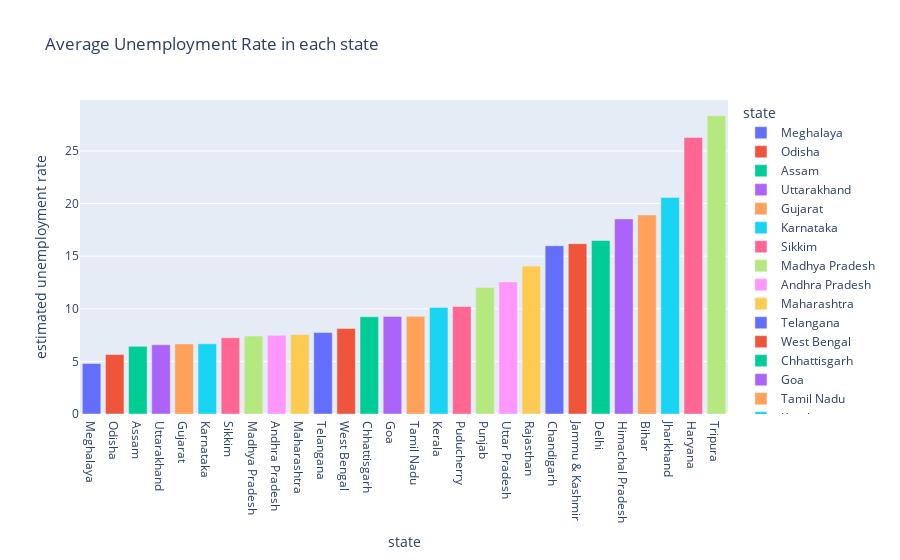

Write notebook code for a chart like this one.
### Code cell
#Bar chart displaying the average unemployment rate in each state, color-coded by state.
plot_ump = df[['estimated unemployment rate', 'state']]
data_unemp = plot_ump.groupby('state').mean().reset_index()
data_unemp = data_unemp.sort_values('estimated unemployment rate')
fig = px.bar(data_unemp, x='state', y='estimated unemployment rate', color='state',
             title='Average Unemployment Rate in each state', template='plotly')
fig.show()

### Figure 1 — Plotly figure (JSON) as saved in the notebook; plotly's stock layout.template omitted (floating-point values rounded to 4 significant figures)
{"data": [{"alignmentgroup": "True", "hovertemplate": "state=%{x}<br>estimated unemployment rate=%{y}<extra></extra>", "legendgroup": "Meghalaya", "marker": {"color": "#636efa", "pattern": {"shape": ""}}, "name": "Meghalaya", "offsetgroup": "Meghalaya", "orientation": "v", "showlegend": true, "textposition": "auto", "type": "bar", "x": ["Meghalaya"], "xaxis": "x", "y": [4.799], "yaxis": "y"}, {"alignmentgroup": "True", "hovertemplate": "state=%{x}<br>estimated unemployment rate=%{y}<extra></extra>", "legendgroup": "Odisha", "marker": {"color": "#EF553B", "pattern": {"shape": ""}}, "name": "Odisha", "offsetgroup": "Odisha", "orientation": "v", "showlegend": true, "textposition": "auto", "type": "bar", "x": ["Odisha"], "xaxis": "x", "y": [5.658], "yaxis": "y"}, {"alignmentgroup": "True", "hovertemplate": "state=%{x}<br>estimated unemployment rate=%{y}<extra></extra>", "legendgroup": "Assam", "marker": {"color": "#00cc96", "pattern": {"shape": ""}}, "name": "Assam", "offsetgroup": "Assam", "orientation": "v", "showlegend": true, "textposition": "auto", "type": "bar", "x": ["Assam"], "xaxis": "x", "y": [6.428], "yaxis": "y"}, {"alignmentgroup": "True", "hovertemplate": "state=%{x}<br>estimated unemployment rate=%{y}<extra></extra>", "legendgroup": "Uttarakhand", "marker": {"color": "#ab63fa", "pattern": {"shape": ""}}, "name": "Uttarakhand", "offsetgroup": "Uttarakhand", "orientation": "v", "showlegend": true, "textposition": "auto", "type": "bar", "x": ["Uttarakhand"], "xaxis": "x", "y": [6.583], "yaxis": "y"}, {"alignmentgroup": "True", "hovertemplate": "state=%{x}<br>estimated unemployment rate=%{y}<extra></extra>", "legendgroup": "Gujarat", "marker": {"color": "#FFA15A", "pattern": {"shape": ""}}, "name": "Gujarat", "offsetgroup": "Gujarat", "orientation": "v", "showlegend": true, "textposition": "auto", "type": "bar", "x": ["Gujarat"], "xaxis": "x", "y": [6.664], "yaxis": "y"}, {"alignmentgroup": "True", "hovertemplate": "state=%{x}<br>estimated unemployment rate=%{y}<extra></extra>", "legendgroup": "Karnataka", "marker": {"color": "#19d3f3", "pattern": {"shape": ""}}, "name": "Karnataka", "offsetgroup": "Karnataka", "orientation": "v", "showlegend": true, "textposition": "auto", "type": "bar", "x": ["Karnataka"], "xaxis": "x", "y": [6.676], "yaxis": "y"}, {"alignmentgroup": "True", "hovertemplate": "state=%{x}<br>estimated unemployment rate=%{y}<extra></extra>", "legendgroup": "Sikkim", "marker": {"color": "#FF6692", "pattern": {"shape": ""}}, "name": "Sikkim", "offsetgroup": "Sikkim", "orientation": "v", "showlegend": true, "textposition": "auto", "type": "bar", "x": ["Sikkim"], "xaxis": "x", "y": [7.249], "yaxis": "y"}, {"alignmentgroup": "True", "hovertemplate": "state=%{x}<br>estimated unemployment rate=%{y}<extra></extra>", "legendgroup": "Madhya Pradesh", "marker": {"color": "#B6E880", "pattern": {"shape": ""}}, "name": "Madhya Pradesh", "offsetgroup": "Madhya Pradesh", "orientation": "v", "showlegend": true, "textposition": "auto", "type": "bar", "x": ["Madhya Pradesh"], "xaxis": "x", "y": [7.406], "yaxis": "y"}, {"alignmentgroup": "True", "hovertemplate": "state=%{x}<br>estimated unemployment rate=%{y}<extra></extra>", "legendgroup": "Andhra Pradesh", "marker": {"color": "#FF97FF", "pattern": {"shape": ""}}, "name": "Andhra Pradesh", "offsetgroup": "Andhra Pradesh", "orientation": "v", "showlegend": true, "textposition": "auto", "type": "bar", "x": ["Andhra Pradesh"], "xaxis": "x", "y": [7.477], "yaxis": "y"}, {"alignmentgroup": "True", "hovertemplate": "state=%{x}<br>estimated unemployment rate=%{y}<extra></extra>", "legendgroup": "Maharashtra", "marker": {"color": "#FECB52", "pattern": {"shape": ""}}, "name": "Maharashtra", "offsetgroup": "Maharashtra", "orientation": "v", "showlegend": true, "textposition": "auto", "type": "bar", "x": ["Maharashtra"], "xaxis": "x", "y": [7.558], "yaxis": "y"}, {"alignmentgroup": "True", "hovertemplate": "state=%{x}<br>estimated unemployment rate=%{y}<extra></extra>", "legendgroup": "Telangana", "marker": {"color": "#636efa", "pattern": {"shape": ""}}, "name": "Telangana", "offsetgroup": "Telangana", "orientation": "v", "showlegend": true, "textposition": "auto", "type": "bar", "x": ["Telangana"], "xaxis": "x", "y": [7.738], "yaxis": "y"}, {"alignmentgroup": "True", "hovertemplate": "state=%{x}<br>estimated unemployment rate=%{y}<extra></extra>", "legendgroup": "West Bengal", "marker": {"color": "#EF553B", "pattern": {"shape": ""}}, "name": "West Bengal", "offsetgroup": "West Bengal", "orientation": "v", "showlegend": true, "textposition": "auto", "type": "bar", "x": ["West Bengal"], "xaxis": "x", "y": [8.125], "yaxis": "y"}, {"alignmentgroup": "True", "hovertemplate": "state=%{x}<br>estimated unemployment rate=%{y}<extra></extra>", "legendgroup": "Chhattisgarh", "marker": {"color": "#00cc96", "pattern": {"shape": ""}}, "name": "Chhattisgarh", "offsetgroup": "Chhattisgarh", "orientation": "v", "showlegend": true, "textposition": "auto", "type": "bar", "x": ["Chhattisgarh"], "xaxis": "x", "y": [9.24], "yaxis": "y"}, {"alignmentgroup": "True", "hovertemplate": "state=%{x}<br>estimated unemployment rate=%{y}<extra></extra>", "legendgroup": "Goa", "marker": {"color": "#ab63fa", "pattern": {"shape": ""}}, "name": "Goa", "offsetgroup": "Goa", "orientation": "v", "showlegend": true, "textposition": "auto", "type": "bar", "x": ["Goa"], "xaxis": "x", "y": [9.274], "yaxis": "y"}, {"alignmentgroup": "True", "hovertemplate": "state=%{x}<br>estimated unemployment rate=%{y}<extra></extra>", "legendgroup": "Tamil Nadu", "marker": {"color": "#FFA15A", "pattern": {"shape": ""}}, "name": "Tamil Nadu", "offsetgroup": "Tamil Nadu", "orientation": "v", "showlegend": true, "textposition": "auto", "type": "bar", "x": ["Tamil Nadu"], "xaxis": "x", "y": [9.284], "yaxis": "y"}, {"alignmentgroup": "True", "hovertemplate": "state=%{x}<br>estimated unemployment rate=%{y}<extra></extra>", "legendgroup": "Kerala", "marker": {"color": "#19d3f3", "pattern": {"shape": ""}}, "name": "Kerala", "offsetgroup": "Kerala", "orientation": "v", "showlegend": true, "textposition": "auto", "type": "bar", "x": ["Kerala"], "xaxis": "x", "y": [10.12], "yaxis": "y"}, {"alignmentgroup": "True", "hovertemplate": "state=%{x}<br>estimated unemployment rate=%{y}<extra></extra>", "legendgroup": "Puducherry", "marker": {"color": "#FF6692", "pattern": {"shape": ""}}, "name": "Puducherry", "offsetgroup": "Puducherry", "orientation": "v", "showlegend": true, "textposition": "auto", "type": "bar", "x": ["Puducherry"], "xaxis": "x", "y": [10.22], "yaxis": "y"}, {"alignmentgroup": "True", "hovertemplate": "state=%{x}<br>estimated unemployment rate=%{y}<extra></extra>", "legendgroup": "Punjab", "marker": {"color": "#B6E880", "pattern": {"shape": ""}}, "name": "Punjab", "offsetgroup": "Punjab", "orientation": "v", "showlegend": true, "textposition": "auto", "type": "bar", "x": ["Punjab"], "xaxis": "x", "y": [12.03], "yaxis": "y"}, {"alignmentgroup": "True", "hovertemplate": "state=%{x}<br>estimated unemployment rate=%{y}<extra></extra>", "legendgroup": "Uttar Pradesh", "marker": {"color": "#FF97FF", "pattern": {"shape": ""}}, "name": "Uttar Pradesh", "offsetgroup": "Uttar Pradesh", "orientation": "v", "showlegend": true, "textposition": "auto", "type": "bar", "x": ["Uttar Pradesh"], "xaxis": "x", "y": [12.55], "yaxis": "y"}, {"alignmentgroup": "True", "hovertemplate": "state=%{x}<br>estimated unemployment rate=%{y}<extra></extra>", "legendgroup": "Rajasthan", "marker": {"color": "#FECB52", "pattern": {"shape": ""}}, "name": "Rajasthan", "offsetgroup": "Rajasthan", "orientation": "v", "showlegend": true, "textposition": "auto", "type": "bar", "x": ["Rajasthan"], "xaxis": "x", "y": [14.06], "yaxis": "y"}, {"alignmentgroup": "True", "hovertemplate": "state=%{x}<br>estimated unemployment rate=%{y}<extra></extra>", "legendgroup": "Chandigarh", "marker": {"color": "#636efa", "pattern": {"shape": ""}}, "name": "Chandigarh", "offsetgroup": "Chandigarh", "orientation": "v", "showlegend": true, "textposition": "auto", "type": "bar", "x": ["Chandigarh"], "xaxis": "x", "y": [15.99], "yaxis": "y"}, {"alignmentgroup": "True", "hovertemplate": "state=%{x}<br>estimated unemployment rate=%{y}<extra></extra>", "legendgroup": "Jammu & Kashmir", "marker": {"color": "#EF553B", "pattern": {"shape": ""}}, "name": "Jammu & Kashmir", "offsetgroup": "Jammu & Kashmir", "orientation": "v", "showlegend": true, "textposition": "auto", "type": "bar", "x": ["Jammu & Kashmir"], "xaxis": "x", "y": [16.19], "yaxis": "y"}, {"alignmentgroup": "True", "hovertemplate": "state=%{x}<br>estimated unemployment rate=%{y}<extra></extra>", "legendgroup": "Delhi", "marker": {"color": "#00cc96", "pattern": {"shape": ""}}, "name": "Delhi", "offsetgroup": "Delhi", "orientation": "v", "showlegend": true, "textposition": "auto", "type": "bar", "x": ["Delhi"], "xaxis": "x", "y": [16.5], "yaxis": "y"}, {"alignmentgroup": "True", "hovertemplate": "state=%{x}<br>estimated unemployment rate=%{y}<extra></extra>", "legendgroup": "Himachal Pradesh", "marker": {"color": "#ab63fa", "pattern": {"shape": ""}}, "name": "Himachal Pradesh", "offsetgroup": "Himachal Pradesh", "orientation": "v", "showlegend": true, "textposition": "auto", "type": "bar", "x": ["Himachal Pradesh"], "xaxis": "x", "y": [18.54], "yaxis": "y"}, {"alignmentgroup": "True", "hovertemplate": "state=%{x}<br>estimated unemployment rate=%{y}<extra></extra>", "legendgroup": "Bihar", "marker": {"color": "#FFA15A", "pattern": {"shape": ""}}, "name": "Bihar", "offsetgroup": "Bihar", "orientation": "v", "showlegend": true, "textposition": "auto", "type": "bar", "x": ["Bihar"], "xaxis": "x", "y": [18.92], "yaxis": "y"}, {"alignmentgroup": "True", "hovertemplate": "state=%{x}<br>estimated unemployment rate=%{y}<extra></extra>", "legendgroup": "Jharkhand", "marker": {"color": "#19d3f3", "pattern": {"shape": ""}}, "name": "Jharkhand", "offsetgroup": "Jharkhand", "orientation": "v", "showlegend": true, "textposition": "auto", "type": "bar", "x": ["Jharkhand"], "xaxis": "x", "y": [20.59], "yaxis": "y"}, {"alignmentgroup": "True", "hovertemplate": "state=%{x}<br>estimated unemployment rate=%{y}<extra></extra>", "legendgroup": "Haryana", "marker": {"color": "#FF6692", "pattern": {"shape": ""}}, "name": "Haryana", "offsetgroup": "Haryana", "orientation": "v", "showlegend": true, "textposition": "auto", "type": "bar", "x": ["Haryana"], "xaxis": "x", "y": [26.28], "yaxis": "y"}, {"alignmentgroup": "True", "hovertemplate": "state=%{x}<br>estimated unemployment rate=%{y}<extra></extra>", "legendgroup": "Tripura", "marker": {"color": "#B6E880", "pattern": {"shape": ""}}, "name": "Tripura", "offsetgroup": "Tripura", "orientation": "v", "showlegend": true, "textposition": "auto", "type": "bar", "x": ["Tripura"], "xaxis": "x", "y": [28.35], "yaxis": "y"}], "layout": {"barmode": "relative", "legend": {"title": {"text": "state"}, "tracegroupgap": 0}, "title": {"text": "Average Unemployment Rate in each state"}, "xaxis": {"anchor": "y", "categoryarray": ["Meghalaya", "Odisha", "Assam", "Uttarakhand", "Gujarat", "Karnataka", "Sikkim", "Madhya Pradesh", "Andhra Pradesh", "Maharashtra", "Telangana", "West Bengal", "Chhattisgarh", "Goa", "Tamil Nadu", "Kerala", "Puducherry", "Punjab", "Uttar Pradesh", "Rajasthan", "Chandigarh", "Jammu & Kashmir", "Delhi", "Himachal Pradesh", "Bihar", "Jharkhand", "Haryana", "Tripura"], "categoryorder": "array", "domain": [0, 1], "title": {"text": "state"}}, "yaxis": {"anchor": "x", "domain": [0, 1], "title": {"text": "estimated unemployment rate"}}}}
